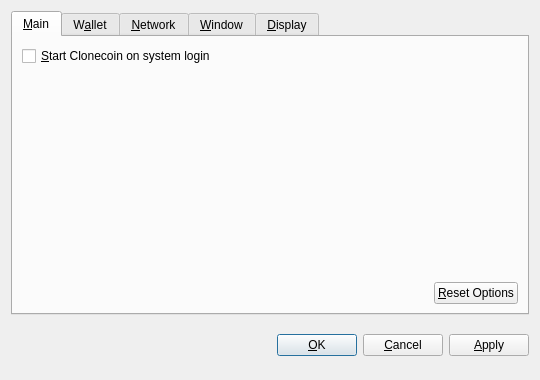
<?xml version="1.0" encoding="UTF-8"?>
<ui version="4.0">
 <class>OptionsDialog</class>
 <widget class="QDialog" name="OptionsDialog">
  <property name="geometry">
   <rect>
    <x>0</x>
    <y>0</y>
    <width>540</width>
    <height>380</height>
   </rect>
  </property>
  <property name="windowTitle">
   <string>Options</string>
  </property>
  <property name="modal">
   <bool>true</bool>
  </property>
  <layout class="QVBoxLayout" name="verticalLayout">
   <item>
    <widget class="QTabWidget" name="tabWidget">
     <property name="tabPosition">
      <enum>QTabWidget::North</enum>
     </property>
     <property name="currentIndex">
      <number>0</number>
     </property>
     <widget class="QWidget" name="tabMain">
      <attribute name="title">
       <string>&amp;Main</string>
      </attribute>
      <layout class="QVBoxLayout" name="verticalLayout_Main">
       <item>
        <widget class="QCheckBox" name="bitcoinAtStartup">
         <property name="toolTip">
          <string>Automatically start Clonecoin after logging in to the system.</string>
         </property>
         <property name="text">
          <string>&amp;Start Clonecoin on system login</string>
         </property>
        </widget>
       </item>
       <item>
        <spacer name="verticalSpacer_Main">
         <property name="orientation">
          <enum>Qt::Vertical</enum>
         </property>
         <property name="sizeHint" stdset="0">
          <size>
           <width>20</width>
           <height>40</height>
          </size>
         </property>
        </spacer>
       </item>
       <item>
        <layout class="QHBoxLayout" name="horizontalLayout_2_Main">
         <item>
          <spacer name="horizontalSpacer_2_Main">
           <property name="orientation">
            <enum>Qt::Horizontal</enum>
           </property>
           <property name="sizeHint" stdset="0">
            <size>
             <width>40</width>
             <height>20</height>
            </size>
           </property>
          </spacer>
         </item>
         <item>
          <widget class="QPushButton" name="resetButton">
           <property name="toolTip">
            <string>Reset all client options to default.</string>
           </property>
           <property name="text">
            <string>&amp;Reset Options</string>
           </property>
           <property name="autoDefault">
            <bool>false</bool>
           </property>
          </widget>
         </item>
        </layout>
       </item>
      </layout>
     </widget>
     <widget class="QWidget" name="tabWallet">
      <attribute name="title">
       <string>W&amp;allet</string>
      </attribute>
      <layout class="QVBoxLayout" name="verticalLayout_Network">
       <item>
        <widget class="QLabel" name="transactionFeeInfoLabel">
         <property name="text">
          <string>Optional transaction fee per kB that helps make sure your transactions are processed quickly. Most transactions are 1 kB.</string>
         </property>
         <property name="textFormat">
          <enum>Qt::PlainText</enum>
         </property>
         <property name="wordWrap">
          <bool>true</bool>
         </property>
        </widget>
       </item>
       <item>
        <layout class="QHBoxLayout" name="horizontalLayout_1_Main">
         <item>
          <widget class="QLabel" name="transactionFeeLabel">
           <property name="text">
            <string>Pay transaction &amp;fee</string>
           </property>
           <property name="textFormat">
            <enum>Qt::PlainText</enum>
           </property>
           <property name="buddy">
            <cstring>transactionFee</cstring>
           </property>
          </widget>
         </item>
         <item>
          <widget class="BitcoinAmountField" name="transactionFee"/>
         </item>
         <item>
          <spacer name="horizontalSpacer_1_Main">
           <property name="orientation">
            <enum>Qt::Horizontal</enum>
           </property>
           <property name="sizeHint" stdset="0">
            <size>
             <width>40</width>
             <height>20</height>
            </size>
           </property>
          </spacer>
         </item>
        </layout>
       </item>
       <item>
        <widget class="QLabel" name="label">
         <property name="text">
          <string>If you disable the spending of unconfirmed change, the change from a transaction cannot be used until that transaction has at least one confirmation. This also affects how your balance is computed.</string>
         </property>
         <property name="wordWrap">
          <bool>true</bool>
         </property>
        </widget>
       </item>
       <item>
        <widget class="QCheckBox" name="spendZeroConfChange">
         <property name="text">
          <string>Spend unconfirmed change  (experts only)</string>
         </property>
        </widget>
       </item>
       <item>
        <spacer name="verticalSpacer">
         <property name="orientation">
          <enum>Qt::Vertical</enum>
         </property>
         <property name="sizeHint" stdset="0">
          <size>
           <width>20</width>
           <height>40</height>
          </size>
         </property>
        </spacer>
       </item>
      </layout>
     </widget>
     <widget class="QWidget" name="tabNetwork">
      <attribute name="title">
       <string>&amp;Network</string>
      </attribute>
      <layout class="QVBoxLayout" name="verticalLayout_Network">
       <item>
        <widget class="QCheckBox" name="mapPortUpnp">
         <property name="toolTip">
          <string>Automatically open the Clonecoin client port on the router. This only works when your router supports UPnP and it is enabled.</string>
         </property>
         <property name="text">
          <string>Map port using &amp;UPnP</string>
         </property>
        </widget>
       </item>
       <item>
        <widget class="QCheckBox" name="connectSocks">
         <property name="toolTip">
          <string>Connect to the Clonecoin network through a SOCKS proxy (e.g. when connecting through Tor).</string>
         </property>
         <property name="text">
          <string>&amp;Connect through SOCKS proxy:</string>
         </property>
        </widget>
       </item>
       <item>
        <layout class="QHBoxLayout" name="horizontalLayout_Network">
         <item>
          <widget class="QLabel" name="proxyIpLabel">
           <property name="text">
            <string>Proxy &amp;IP:</string>
           </property>
           <property name="textFormat">
            <enum>Qt::PlainText</enum>
           </property>
           <property name="buddy">
            <cstring>proxyIp</cstring>
           </property>
          </widget>
         </item>
         <item>
          <widget class="QValidatedLineEdit" name="proxyIp">
           <property name="maximumSize">
            <size>
             <width>140</width>
             <height>16777215</height>
            </size>
           </property>
           <property name="toolTip">
            <string>IP address of the proxy (e.g. 127.0.0.1)</string>
           </property>
          </widget>
         </item>
         <item>
          <widget class="QLabel" name="proxyPortLabel">
           <property name="text">
            <string>&amp;Port:</string>
           </property>
           <property name="textFormat">
            <enum>Qt::PlainText</enum>
           </property>
           <property name="buddy">
            <cstring>proxyPort</cstring>
           </property>
          </widget>
         </item>
         <item>
          <widget class="QLineEdit" name="proxyPort">
           <property name="maximumSize">
            <size>
             <width>55</width>
             <height>16777215</height>
            </size>
           </property>
           <property name="toolTip">
            <string>Port of the proxy (e.g. 9050)</string>
           </property>
          </widget>
         </item>
         <item>
          <widget class="QLabel" name="socksVersionLabel">
           <property name="text">
            <string>SOCKS &amp;Version:</string>
           </property>
           <property name="textFormat">
            <enum>Qt::PlainText</enum>
           </property>
           <property name="buddy">
            <cstring>socksVersion</cstring>
           </property>
          </widget>
         </item>
         <item>
          <widget class="QValueComboBox" name="socksVersion">
           <property name="toolTip">
            <string>SOCKS version of the proxy (e.g. 5)</string>
           </property>
          </widget>
         </item>
         <item>
          <spacer name="horizontalSpacer_Network">
           <property name="orientation">
            <enum>Qt::Horizontal</enum>
           </property>
           <property name="sizeHint" stdset="0">
            <size>
             <width>40</width>
             <height>20</height>
            </size>
           </property>
          </spacer>
         </item>
        </layout>
       </item>
       <item>
        <spacer name="verticalSpacer_Network">
         <property name="orientation">
          <enum>Qt::Vertical</enum>
         </property>
         <property name="sizeHint" stdset="0">
          <size>
           <width>20</width>
           <height>40</height>
          </size>
         </property>
        </spacer>
       </item>
      </layout>
     </widget>
     <widget class="QWidget" name="tabWindow">
      <attribute name="title">
       <string>&amp;Window</string>
      </attribute>
      <layout class="QVBoxLayout" name="verticalLayout_Window">
       <item>
        <widget class="QCheckBox" name="minimizeToTray">
         <property name="toolTip">
          <string>Show only a tray icon after minimizing the window.</string>
         </property>
         <property name="text">
          <string>&amp;Minimize to the tray instead of the taskbar</string>
         </property>
        </widget>
       </item>
       <item>
        <widget class="QCheckBox" name="minimizeOnClose">
         <property name="toolTip">
          <string>Minimize instead of exit the application when the window is closed. When this option is enabled, the application will be closed only after selecting Quit in the menu.</string>
         </property>
         <property name="text">
          <string>M&amp;inimize on close</string>
         </property>
        </widget>
       </item>
       <item>
        <spacer name="verticalSpacer_Window">
         <property name="orientation">
          <enum>Qt::Vertical</enum>
         </property>
         <property name="sizeHint" stdset="0">
          <size>
           <width>20</width>
           <height>40</height>
          </size>
         </property>
        </spacer>
       </item>
      </layout>
     </widget>
     <widget class="QWidget" name="tabDisplay">
      <attribute name="title">
       <string>&amp;Display</string>
      </attribute>
      <layout class="QVBoxLayout" name="verticalLayout_Display">
       <item>
        <layout class="QHBoxLayout" name="horizontalLayout_1_Display">
         <item>
          <widget class="QLabel" name="langLabel">
           <property name="text">
            <string>User Interface &amp;language:</string>
           </property>
           <property name="textFormat">
            <enum>Qt::PlainText</enum>
           </property>
           <property name="buddy">
            <cstring>lang</cstring>
           </property>
          </widget>
         </item>
         <item>
          <widget class="QValueComboBox" name="lang">
           <property name="toolTip">
            <string>The user interface language can be set here. This setting will take effect after restarting Clonecoin.</string>
           </property>
          </widget>
         </item>
        </layout>
       </item>
       <item>
        <layout class="QHBoxLayout" name="horizontalLayout_2_Display">
         <item>
          <widget class="QLabel" name="unitLabel">
           <property name="text">
            <string>&amp;Unit to show amounts in:</string>
           </property>
           <property name="textFormat">
            <enum>Qt::PlainText</enum>
           </property>
           <property name="buddy">
            <cstring>unit</cstring>
           </property>
          </widget>
         </item>
         <item>
          <widget class="QValueComboBox" name="unit">
           <property name="toolTip">
            <string>Choose the default subdivision unit to show in the interface and when sending coins.</string>
           </property>
          </widget>
         </item>
        </layout>
       </item>
       <item>
        <widget class="QCheckBox" name="displayAddresses">
         <property name="toolTip">
          <string>Whether to show Clonecoin addresses in the transaction list or not.</string>
         </property>
         <property name="text">
          <string>&amp;Display addresses in transaction list</string>
         </property>
        </widget>
       </item>
       <item>
        <widget class="QCheckBox" name="coinControlFeatures">
         <property name="toolTip">
          <string>Whether to show coin control features or not.</string>
         </property>
         <property name="text">
          <string>Display coin &amp;control features (experts only!)</string>
         </property>
        </widget>
       </item>
       <item>
        <spacer name="verticalSpacer_Display">
         <property name="orientation">
          <enum>Qt::Vertical</enum>
         </property>
         <property name="sizeHint" stdset="0">
          <size>
           <width>20</width>
           <height>40</height>
          </size>
         </property>
        </spacer>
       </item>
      </layout>
     </widget>
    </widget>
   </item>
   <item>
    <layout class="QHBoxLayout" name="horizontalLayout_Buttons">
     <item>
      <spacer name="horizontalSpacer_1">
       <property name="orientation">
        <enum>Qt::Horizontal</enum>
       </property>
       <property name="sizeHint" stdset="0">
        <size>
         <width>40</width>
         <height>48</height>
        </size>
       </property>
      </spacer>
     </item>
     <item>
      <widget class="QLabel" name="statusLabel">
       <property name="font">
        <font>
         <weight>75</weight>
         <bold>true</bold>
        </font>
       </property>
       <property name="text">
        <string/>
       </property>
       <property name="textFormat">
        <enum>Qt::PlainText</enum>
       </property>
       <property name="wordWrap">
        <bool>true</bool>
       </property>
      </widget>
     </item>
     <item>
      <spacer name="horizontalSpacer_2">
       <property name="orientation">
        <enum>Qt::Horizontal</enum>
       </property>
       <property name="sizeHint" stdset="0">
        <size>
         <width>40</width>
         <height>48</height>
        </size>
       </property>
      </spacer>
     </item>
     <item>
      <widget class="QPushButton" name="okButton">
       <property name="text">
        <string>&amp;OK</string>
       </property>
      </widget>
     </item>
     <item>
      <widget class="QPushButton" name="cancelButton">
       <property name="text">
        <string>&amp;Cancel</string>
       </property>
       <property name="autoDefault">
        <bool>false</bool>
       </property>
      </widget>
     </item>
     <item>
      <widget class="QPushButton" name="applyButton">
       <property name="text">
        <string>&amp;Apply</string>
       </property>
       <property name="autoDefault">
        <bool>false</bool>
       </property>
      </widget>
     </item>
    </layout>
   </item>
  </layout>
 </widget>
 <customwidgets>
  <customwidget>
   <class>BitcoinAmountField</class>
   <extends>QSpinBox</extends>
   <header>bitcoinamountfield.h</header>
  </customwidget>
  <customwidget>
   <class>QValueComboBox</class>
   <extends>QComboBox</extends>
   <header>qvaluecombobox.h</header>
  </customwidget>
  <customwidget>
   <class>QValidatedLineEdit</class>
   <extends>QLineEdit</extends>
   <header>qvalidatedlineedit.h</header>
  </customwidget>
 </customwidgets>
 <resources/>
 <connections/>
</ui>
